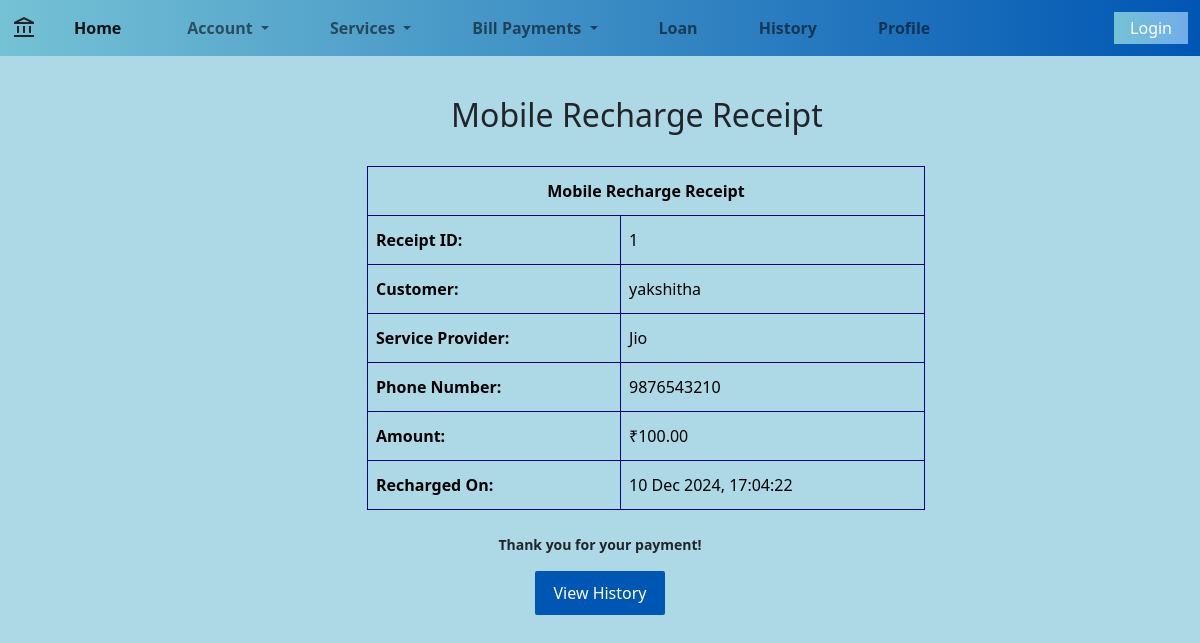
The page /recharge/receipt/1 on the database its author committed.
### Bank/models.py (models this page shows, shortened)
class MobileRechargePayment(models.Model):
    customer = models.ForeignKey(Customer_Data, on_delete=models.CASCADE)
    service_provider = models.CharField(max_length=50, choices=[
        ('Jio', 'Jio'),
        ('BSNL', 'BSNL'),
        ('Airtel', 'Airtel'),
    ])
    phone_number = models.CharField(max_length=10)
    amount = models.DecimalField(max_digits=12, decimal_places=2)
    recharged_on = models.DateTimeField(auto_now_add=True)

class Customer_Data(models.Model):
    Cust_ID = models.AutoField(primary_key=True)
    Name = models.CharField(max_length=200)
    Phone_no = models.CharField(max_length=10)
    Email = models.EmailField()
    Balance = models.DecimalField(max_digits=12, decimal_places=2, default=0.0)
    last_interest_calculation = models.DateTimeField(default=now)
    updated = models.DateTimeField(auto_now=True)
    created = models.DateTimeField(auto_now_add=True)

### Bank/views.py (the view)
# urls.py: path('recharge/receipt/<int:recharge_id>', mobile_recharge_receipt, name='mobile_recharge_receipt'),
def mobile_recharge_receipt(request, recharge_id):
    recharge = get_object_or_404(MobileRechargePayment, id=recharge_id)
    context = {
        'recharge': recharge,
        'customer': recharge.customer,
    }
    return render(request, 'mobile_recharge_receipt.html', context)

### templates/mobile_recharge_receipt.html
{% extends 'main.html' %}
{% block body_block %}
<div class="container">
    <h2 style="margin-bottom: 2rem; margin-left: 409px;margin-top: 40px;">Mobile Recharge Receipt</h2>
    <div class="receipt">
        <table class="table table-bordered mt-3" style="border-color: navy; color: black; line-height: 2rem; width: 50%; margin-left: 325px;">
            <thead class="thead-dark">
                <tr>
                    <th colspan="2" class="text-center">Mobile Recharge Receipt</th>
                </tr>
            </thead>
            <tbody>
                <tr>
                    <th>Receipt ID:</th>
                    <td>{{ recharge.id }}</td>
                </tr>
                <tr>
                    <th>Customer:</th>
                    <td>{{ customer.Name }}</td>
                </tr>
                <tr>
                    <th>Service Provider:</th>
                    <td>{{ recharge.get_service_provider_display }}</td>
                </tr>
                <tr>
                    <th>Phone Number:</th>
                    <td>{{ recharge.phone_number }}</td>
                </tr>
                <tr>
                    <th>Amount:</th>
                    <td>₹{{ recharge.amount }}</td>
                </tr>
                <tr>
                    <th>Recharged On:</th>
                    <td>{{ recharge.recharged_on|date:"d M Y, H:i:s" }}</td>
                </tr>
            </tbody>
        </table>
        <div class="text-center mt-4">
            <p><strong>Thank you for your payment!</strong></p>
        </div>
    </div>
    <div class="text-center">
        <a href="{% url 'transaction_history' %}" class="btn btn-primary">View History</a>
    </div>
</div>
{% endblock %}

### templates/main.html (style rules this page uses)
body { background-color: lightblue; }
a { text-decoration: none; }
.btn { display: inline-block; width: 130px; padding: 10px; background-color: #0056b3; color: #ffffff; border: none; border-radius: 2px; font-size: 16px; cursor: pointer; transition: background-color 0.3s ease; text-align: center; }
p { margin-top: 20px; font-size: 14px; font-weight: bold; }

### rows shown on the page
MobileRechargePayment: id "1", service_provider "Jio", phone_number "9876543210", amount "100.00", recharged_on "10 Dec 2024, 17:04:22"
Customer_Data: Name "yakshitha"
